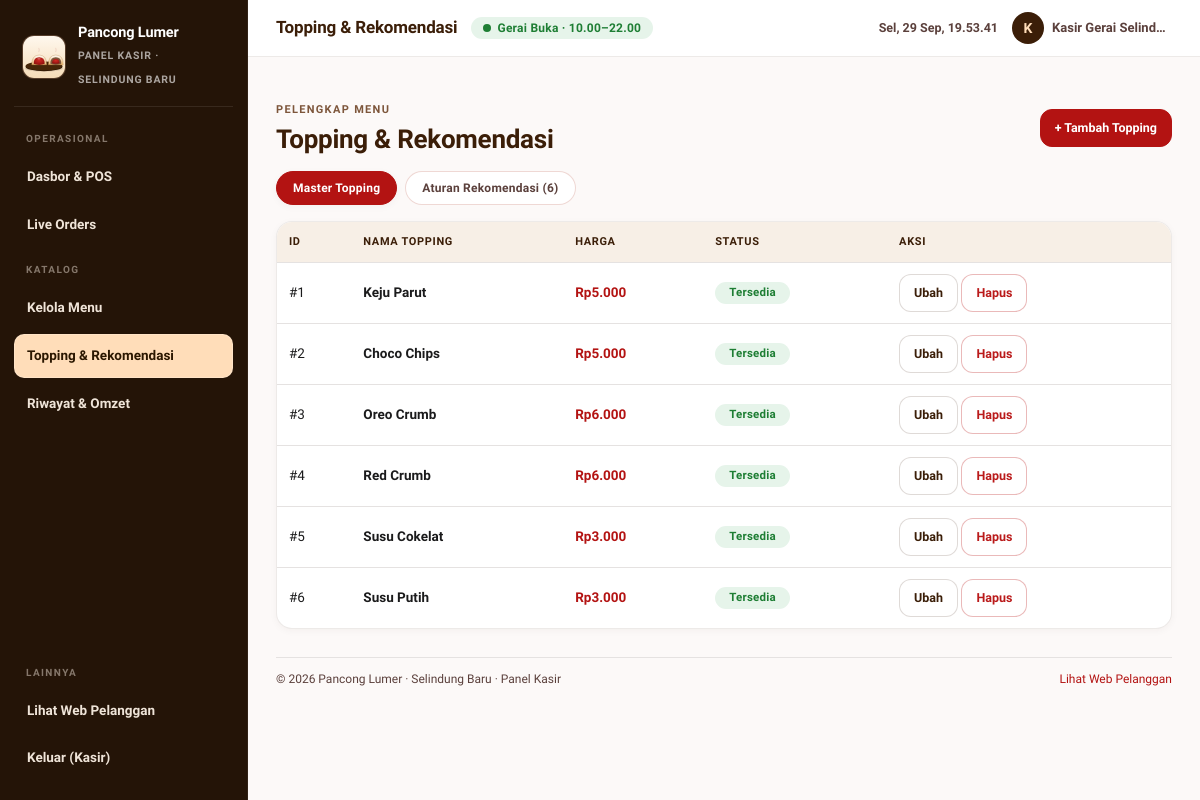
The app's page /admin/ad_index.php?mod=topping (signed in) with its own data.
### tables this page shows
CREATE TABLE toppings (
  id INT UNSIGNED NOT NULL AUTO_INCREMENT,
  nama_topping VARCHAR(80) NOT NULL,
  harga INT UNSIGNED NOT NULL DEFAULT 0,
  is_available TINYINT(1) NOT NULL DEFAULT 1,
  PRIMARY KEY (id)
);

### admin/ad_index.php (called while the page is built, shortened)
<?php
require_once __DIR__ . '/../config/koneksi.php';
$mod = isset($_GET['mod']) ? $_GET['mod'] : 'beranda';
$act = isset($_GET['act']) ? $_GET['act'] : '';
$ROUTES = [
    'beranda' => ['' => 'ad_beranda.php'],
    'menu'    => [
        ''       => 'modMenu/dt_menu.php',
        'tambah' => 'modMenu/tambahMenu.php',
        'ubah'   => 'modMenu/ubahMenu.php',
        'hapus'  => 'modMenu/hapusMenu.php',
    ],
    'topping' => [
        ''       => 'modTopping/dt_topping.php',
        'tambah' => 'modTopping/tambahTopping.php',
        'ubah'   => 'modTopping/ubahTopping.php',
        'hapus'  => 'modTopping/hapusTopping.php',
    ],
    'pesanan' => [
        ''           => 'modPesanan/dt_pesanan.php',
        'konfirmasi' => 'modPesanan/konfirmasiPesanan.php',
        'update'     => 'modPesanan/updateStatus.php',
    ],
    'laporan' => [
        ''       => 'modLaporan/dt_laporan.php',
        'export' => 'modLaporan/export_excel.php',
        'hapus'  => 'modLaporan/hapusLaporan.php',
    ],
];
$konten = __DIR__ . '/' . $ROUTES[$mod][$act];
require_once __DIR__ . '/ad_header.php';
require_once __DIR__ . '/ad_sidebar.php';
require $konten;
require_once __DIR__ . '/ad_footer.php';

### config/koneksi.php (called while the page is built, shortened)
    <?php
function e($str) {
    return htmlspecialchars((string)($str ?? ''), ENT_QUOTES, 'UTF-8');
}
function rupiah($angka) {
    return 'Rp' . number_format((int)$angka, 0, ',', '.');
}

### admin/modTopping/dt_topping.php (the view, shortened to what this page needs)
<?php
$sub = $_GET['sub'] ?? 'topping';
$tops = [];
$rs = mysqli_query($koneksi, "SELECT * FROM toppings ORDER BY id ASC");
while ($r = mysqli_fetch_assoc($rs)) $tops[] = $r;
$rekoms = [];
$q = "SELECT r.id, r.pesan_alasan,
             b.nama_topping AS base_nama, b.harga AS base_hrg,
             t.nama_topping AS rec_nama, t.harga AS rec_hrg
      FROM topping_recommendations r
      JOIN toppings b ON b.id = r.base_topping_id
      JOIN toppings t ON t.id = r.recommended_topping_id
      ORDER BY r.id ASC";
$rs = mysqli_query($koneksi, $q);
if ($rs) while ($r = mysqli_fetch_assoc($rs)) $rekoms[] = $r;
?>
<div class="toolbar">
  <div>
    <span class="eyebrow">Pelengkap menu</span>
    <h2 class="page-title">Topping & Rekomendasi</h2>
  </div>
  <?php if ($sub==='topping'): ?>
    <a class="btn btn-primary btn-sm" href="ad_index.php?mod=topping&act=tambah">+ Tambah Topping</a>
  <?php else: ?>
    <a class="btn btn-primary btn-sm" href="ad_index.php?mod=topping&act=tambah&jenis=rekom">+ Tambah Aturan</a>
  <?php endif; ?>
</div>
<div class="filter-bar">
  <a class="chip <?php echo $sub==='topping'?'active':''; ?>" href="ad_index.php?mod=topping&sub=topping">Master Topping</a>
  <a class="chip <?php echo $sub==='rekom'?'active':''; ?>" href="ad_index.php?mod=topping&sub=rekom">Aturan Rekomendasi (<?php echo count($rekoms); ?>)</a>
</div>
<?php if ($sub === 'topping'): ?>
<div class="tbl-wrap"><table class="tbl">
<thead><tr><th>ID</th><th>Nama Topping</th><th>Harga</th><th>Status</th><th>Aksi</th></tr></thead>
<tbody>
<?php foreach ($tops as $t): ?>
<tr>
  <td>#<?php echo (int)$t['id']; ?></td>
  <td><b><?php echo e($t['nama_topping']); ?></b></td>
  <td><b style="color:var(--primary)"><?php echo rupiah($t['harga']); ?></b></td>
  <td><?php echo ((int)$t['is_available']===1)?'<span class="status-badge st-verified">Tersedia</span>':'<span class="status-badge st-batal">Habis</span>'; ?></td>
  <td style="white-space:nowrap">
    <a class="btn btn-ghost btn-sm" href="ad_index.php?mod=topping&act=ubah&id=<?php echo (int)$t['id']; ?>">Ubah</a>
    <a class="btn btn-danger btn-sm" href="ad_index.php?mod=topping&act=hapus&id=<?php echo (int)$t['id']; ?>" data-confirm="Hapus topping <?php echo e($t['nama_topping']); ?>? Data dihapus permanen.">Hapus</a>
  </td>
</tr>
<?php endforeach; ?>
</tbody></table></div>
<?php endif; ?>

### css/style.css (style rules this page uses)
:root { --surface:#fcf9f8; --surface-dim:#dcd9d9; --surface-bright:#fcf9f8; --lowest:#ffffff; --low:#f6f3f2; --cont:#f0eded; --high:#eae7e7; --highest:#e5e2e1; --bg:#fcf9f8; --card:#ffffff; --cream:#fffdf9; --cream-2:#f7efe6; --line:#e4beb8; --outline:#906f6b; --line-soft:rgba(59,30,8,.12); --tint:#ba1a16; --ink:#1b1b1c; --muted:#5b403c; --primary:#b31312; --primary-deep:#8b0005; --primary-dark:#940e0d; --primary-cont:#b31312; --on-primary-cont:#ffc3ba; --inv-primary:#ffb4aa; --on-primary:#ffffff; --pink:#ffdad5; --pink-soft:#fff0ed; --pink-dim:#ffb4aa; --on-pink:#410001; --amber:#ffddb9; --amber-dim:#f39c12; --amber-fixed-dim:#ffb961; --on-amber:#2b1700; --amber-deep:#7f4f00; --amber-ink:#5f3a00; --amber-soft:#fef5e7; --warn:#9a5b00; --sec:#7d563b; --sec-fixed:#ffdcc6; --sec-fixed-dim:#efbc9b; --on-sec-fixed:#2f1402; --sec-cont:#fecaa8; --on-sec-cont:#795339; --cocoa:#3b1e08; --ok:#1e7e34; --ok-bg:#e6f4ea; --err:#ba1a1a; --err-bg:#ffdad6; --info-bg:#eef4ff; --info-tx:#1e3a8a; --r:16px; --r-sm:12px; --r-lg:24px; --r-pill:9999px; --sh-sm:0 2px 8px -1px rgba(59,30,8,.05); --sh1:0 2px 8px -1px rgba(59,30,8,.05); --sh2:0 8px 24px -4px rgba(59,30,8,.08),0 2px 6px -1px rgba(179,19,18,.04); --sh3:0 16px 40px -6px rgba(59,30,8,.16),0 4px 12px -2px rgba(59,30,8,.06); --sh4:0 20px 48px -8px rgba(179,19,18,.22); --max:75rem; --head-h:68px; --serif:Georgia,'Times New Roman',serif; }
* { box-sizing:border-box }
html { scroll-behavior:smooth }
body { margin:0;font-family:'Plus Jakarta Sans',system-ui,-apple-system,'Segoe UI',Roboto,sans-serif; background:var(--bg);color:var(--ink);font-size:14px;line-height:1.6;overflow-x:clip }
h1,h2,h3 { text-wrap:balance;line-height:1.25 }
.eyebrow { display:block;font-size:11px;font-weight:800;letter-spacing:.12em; text-transform:uppercase;color:var(--sec);margin-bottom:4px }
.page-title { margin:0;color:var(--cocoa);font-size:clamp(20px,2.4vw,26px); font-weight:800;letter-spacing:-.01em }
a { color:var(--primary);text-decoration:none }
@media (min-width:768px) { body { font-size:15px } }
.btn { display:inline-flex;align-items:center;justify-content:center;gap:8px; border-radius:14px;padding:10px 18px;font-weight:700;font-size:13.5px; cursor:pointer;border:1px solid transparent;transition:background .15s,border-color .15s,transform .1s; font-family:inherit;white-space:nowrap;max-width:100% }
.btn-primary { background:var(--primary);color:#fff;border-color:var(--primary) }
.btn-ghost { background:#fff;color:var(--cocoa);border-color:rgba(59,30,8,.16) }
.btn-danger { background:#fff;color:var(--err);border-color:rgba(186,26,26,.3) }
.btn-sm { padding:8px 14px;font-size:12.5px;font-weight:700;border-radius:12px }
.status-badge { display:inline-flex;align-items:center;justify-content:center;text-align:center; padding:5px 14px;border-radius:99px;font-size:11.5px;font-weight:700;line-height:1; white-space:nowrap;letter-spacing:.02em;box-sizing:border-box;vertical-align:middle }
.st-verified { background:var(--ok-bg);color:var(--ok) }
.filter-bar { display:flex;gap:8px;flex-wrap:wrap;margin:14px 0 16px }
.chip { flex:none;display:inline-flex;align-items:center;gap:6px;border:1px solid rgba(228,190,184,.6); background:#fff;color:var(--muted);border-radius:var(--r-pill);padding:8px 16px; font-weight:700;font-size:12px;line-height:16px;letter-spacing:.02em;cursor:pointer;font-family:inherit;white-space:nowrap }
.chip.active { background:var(--primary);border-color:var(--primary);color:#fff;box-shadow:var(--sh-sm) }
body { padding-bottom:0 }
.tbl-wrap { background:#fff;border-radius:var(--r);border:1px solid rgba(59,30,8,.09); overflow-x:auto;overflow-y:visible;box-shadow:var(--sh-sm);-webkit-overflow-scrolling:touch;max-width:100% }
table.tbl { width:100%;border-collapse:collapse;font-size:13.5px;min-width:620px }
table.tbl th { background:var(--cream-2);text-align:left;padding:11px 12px;font-size:11px; text-transform:uppercase;letter-spacing:.06em;color:var(--cocoa);white-space:nowrap;font-weight:800 }
table.tbl td { padding:11px 12px;border-top:1px solid var(--highest);vertical-align:middle }
.toolbar { display:flex;gap:10px;align-items:center;margin:16px 0;flex-wrap:wrap }

### records on screen
toppings: id "1", nama_topping "Keju Parut", harga "Rp5.000", is_available "Tersedia"
toppings: id "2", nama_topping "Choco Chips", harga "Rp5.000", is_available "Tersedia"
toppings: id "3", nama_topping "Oreo Crumb", harga "Rp6.000", is_available "Tersedia"
toppings: id "4", nama_topping "Red Crumb", harga "Rp6.000", is_available "Tersedia"
toppings: id "5", nama_topping "Susu Cokelat", harga "Rp3.000", is_available "Tersedia"
toppings: id "6", nama_topping "Susu Putih", harga "Rp3.000", is_available "Tersedia"

### other values on screen
strtok($namaKasir,' ') "Kasir"
$judulMod "Topping & Rekomendasi"
$inisialKasir ?: 'K' "K"
$namaKasir "Kasir Gerai Selind…"
count($rekoms) "6"
